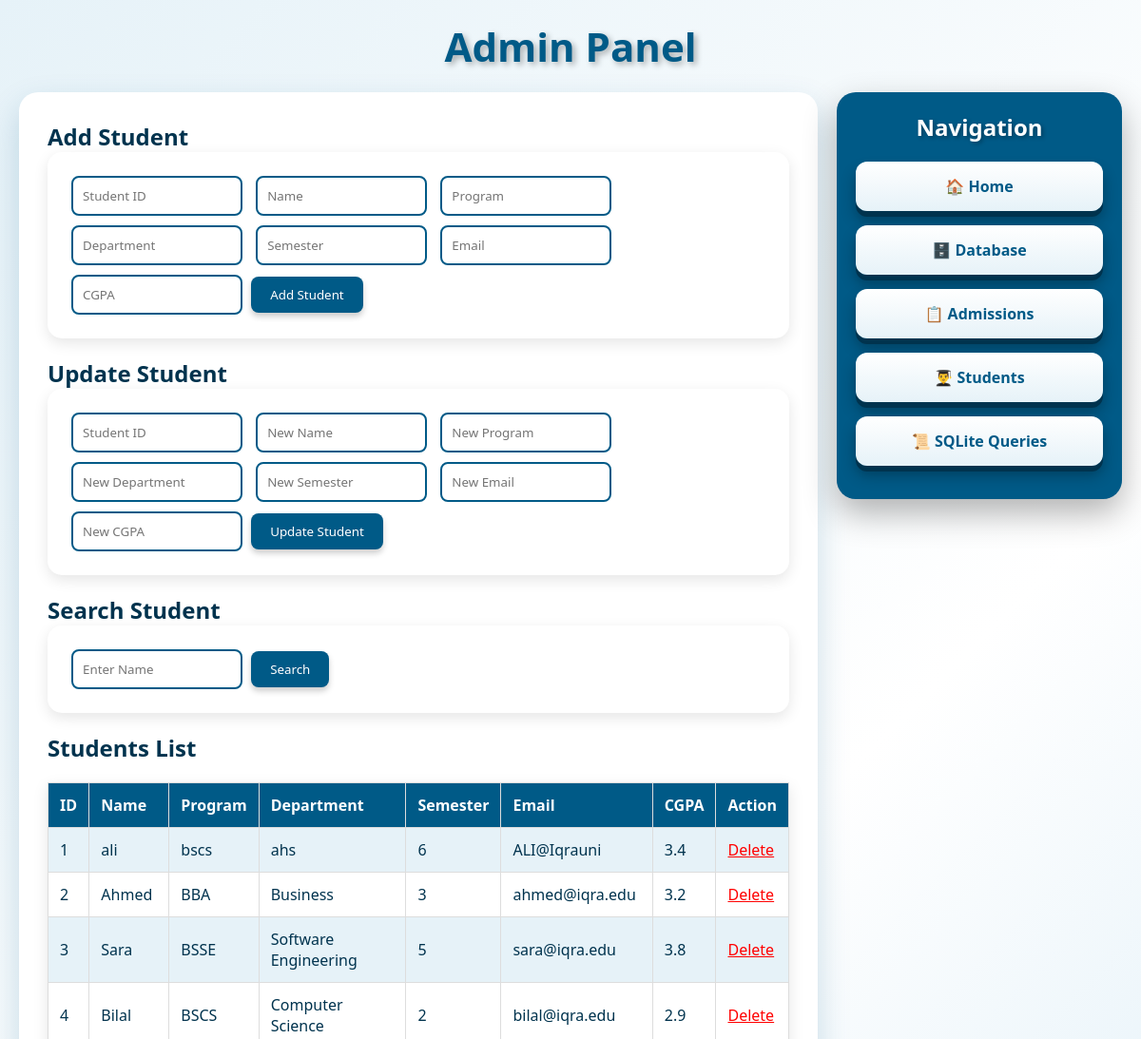
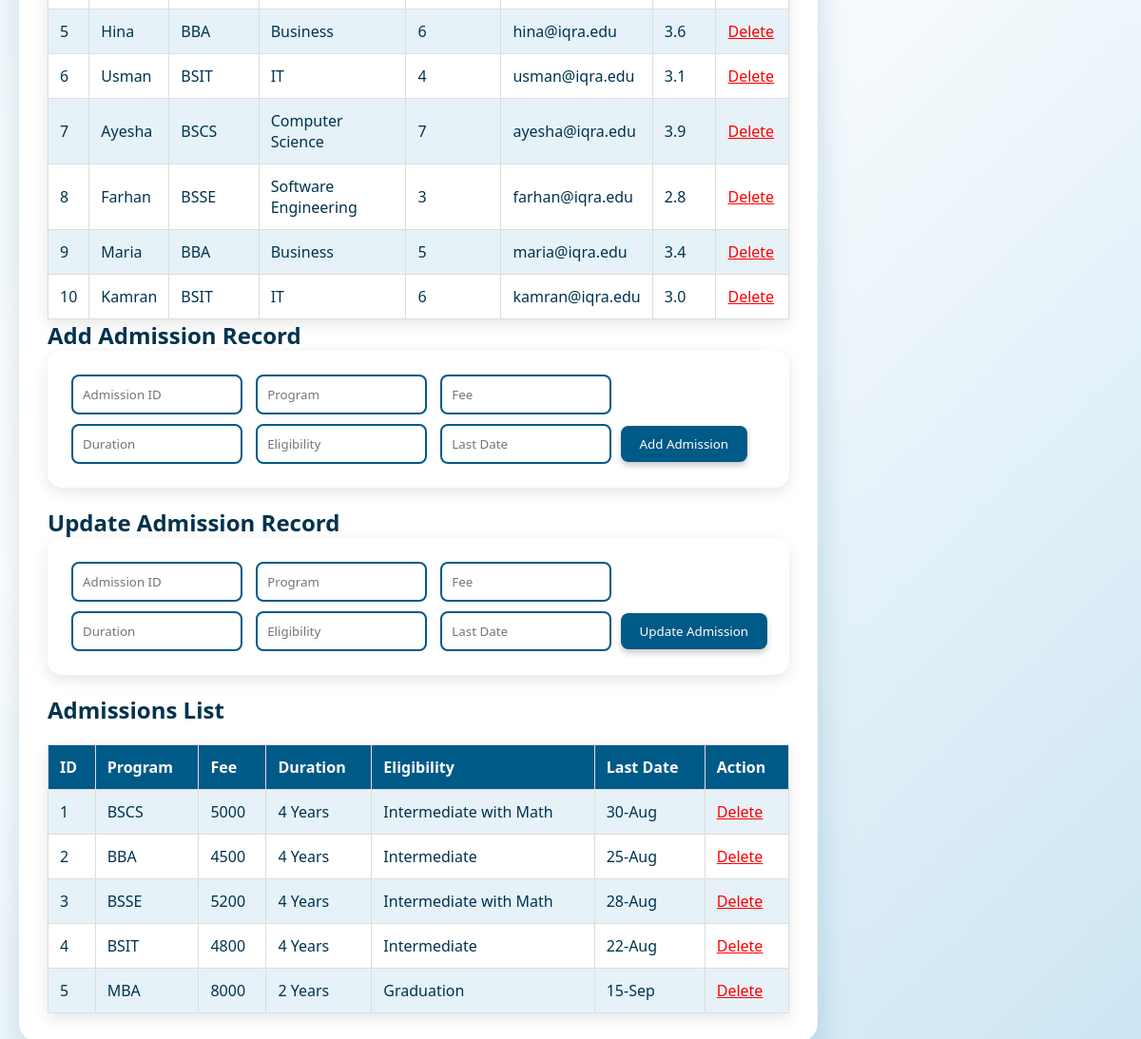
The page /admin on the database its author committed (2 pictures, top to bottom).
### tables this page shows
CREATE TABLE Students (
            StudentID INTEGER PRIMARY KEY,
            Name TEXT,
            Program TEXT,
            Department TEXT,
            Semester INTEGER,
            Email TEXT,
            CGPA REAL
        );

CREATE TABLE Admissions (
            AdmissionID INTEGER PRIMARY KEY,
            Program TEXT,
            Fee INTEGER,
            Duration TEXT,
            Eligibility TEXT,
            LastDate TEXT
        );

### app.py (the view)
@app.route("/admin")
def admin():
    conn = get_db()
    c = conn.cursor()
    c.execute("SELECT * FROM Students")
    students = c.fetchall()
    c.execute("SELECT * FROM Admissions")
    admissions = c.fetchall()
    conn.close()
    return render_template("admin.html", students=students, admissions=admissions)

### app.py (called while the page is built)
def get_db():
    conn = sqlite3.connect(DATABASE)
    conn.row_factory = sqlite3.Row
    return conn

### templates/admin.html (shortened to what this page needs)
<!DOCTYPE html>
<html lang="en">
<head>
    <link rel="stylesheet" href="{{ url_for('static', filename='css/style.css') }}">
</head>
<body>
    <h1 class="main-heading">Admin Panel</h1>
    <div class="container">
        <div class="main-area">
            <h2>Add Student</h2>
            <form class="form-box" action="/add_student" method="POST">
                <input type="text" name="sid" placeholder="Student ID" required>
                <input type="text" name="name" placeholder="Name" required>
                <input type="text" name="program" placeholder="Program" required>
                <input type="text" name="dept" placeholder="Department" required>
                <input type="number" name="semester" placeholder="Semester" required>
                <input type="email" name="email" placeholder="Email" required>
                <input type="text" name="cgpa" placeholder="CGPA" required>
                <button type="submit" class="action-btn">Add Student</button>
            </form>
            <h2>Update Student</h2>
            <form class="form-box" action="/update_student" method="POST">
                <input type="text" name="sid" placeholder="Student ID" required>
                <input type="text" name="name" placeholder="New Name" required>
                <input type="text" name="program" placeholder="New Program" required>
                <input type="text" name="dept" placeholder="New Department" required>
                <input type="number" name="semester" placeholder="New Semester" required>
                <input type="email" name="email" placeholder="New Email" required>
                <input type="text" name="cgpa" placeholder="New CGPA" required>
                <button type="submit" class="action-btn">Update Student</button>
            </form>
            <h2>Search Student</h2>
            <form class="form-box" action="/search_student" method="POST">
                <input type="text" name="name" placeholder="Enter Name" required>
                <button type="submit" class="action-btn">Search</button>
            </form>
            <h2>Students List</h2>
            <table>
                <tr>
                    <th>ID</th><th>Name</th><th>Program</th><th>Department</th><th>Semester</th><th>Email</th><th>CGPA</th><th>Action</th>
                </tr>
                {% for s in students %}
                <tr>
                    <td>{{ s.StudentID }}</td>
                    <td>{{ s.Name }}</td>
                    <td>{{ s.Program }}</td>
                    <td>{{ s.Department }}</td>
                    <td>{{ s.Semester }}</td>
                    <td>{{ s.Email }}</td>
                    <td>{{ s.CGPA }}</td>
                    <td><a href="/delete_student/{{ s.StudentID }}" style="color:red;">Delete</a></td>
                </tr>
                {% endfor %}
            </table>
            <h2>Add Admission Record</h2>
            <form class="form-box" action="/add_admission" method="POST">
                <input type="text" name="aid" placeholder="Admission ID" required>
                <input type="text" name="program" placeholder="Program" required>
                <input type="number" name="fee" placeholder="Fee" required>
                <input type="text" name="duration" placeholder="Duration" required>
                <input type="text" name="eligibility" placeholder="Eligibility" required>
                <input type="text" name="lastdate" placeholder="Last Date" required>
                <button type="submit" class="action-btn">Add Admission</button>
            </form>
            <h2>Update Admission Record</h2>
            <form class="form-box" action="/update_admission" method="POST">
                <input type="text" name="aid" placeholder="Admission ID" required>
                <input type="text" name="program" placeholder="Program" required>
                <input type="number" name="fee" placeholder="Fee" required>
                <input type="text" name="duration" placeholder="Duration" required>
                <input type="text" name="eligibility" placeholder="Eligibility" required>
                <input type="text" name="lastdate" placeholder="Last Date" required>
                <button type="submit" class="action-btn">Update Admission</button>
            </form>
            <h2>Admissions List</h2>
            <table>
                <tr>
                    <th>ID</th><th>Program</th><th>Fee</th><th>Duration</th><th>Eligibility</th><th>Last Date</th><th>Action</th>
                </tr>
                {% for a in admissions %}
                <tr>
                    <td>{{ a.AdmissionID }}</td>
                    <td>{{ a.Program }}</td>
                    <td>{{ a.Fee }}</td>
                    <td>{{ a.Duration }}</td>
                    <td>{{ a.Eligibility }}</td>
                    <td>{{ a.LastDate }}</td>
                    <td><a href="/delete_admission/{{ a.AdmissionID }}" style="color:red;">Delete</a></td>
                </tr>
                {% endfor %}
            </table>
        </div>
        <div class="side-panel">
            <h2>Navigation</h2>
            <a href="/" class="btn-3d">🏠 Home</a>
            <a href="/database" class="btn-3d">🗄️ Database</a>
            <a href="/admissions" class="btn-3d">📋 Admissions</a>
            <a href="/students" class="btn-3d">👨‍🎓 Students</a>
            <a href="/queries" class="btn-3d">📜 SQLite Queries</a>
        </div>
    </div>
</body>
</html>

### static/css/style.css (style rules this page uses)
:root { --iqra-blue: #005a87; --iqra-dark: #00334e; --iqra-light: #e6f2f8; --white: #ffffff; --gold: #ffd700; }
* { margin: 0; padding: 0; box-sizing: border-box; font-family: 'Segoe UI', Tahoma, Geneva, Verdana, sans-serif; }
body { background: linear-gradient(135deg, #e6f2f8, #ffffff, #cce5f3); min-height: 100vh; color: var(--iqra-dark); }
.main-heading { text-align: center; color: var(--iqra-blue); font-size: 42px; font-weight: bold; text-shadow: 3px 3px 6px rgba(0,0,0,0.3); margin-top: 20px; animation: bounce 2s infinite; }
.container { display: flex; padding: 20px; gap: 20px; }
.main-area { flex: 3; background: var(--white); border-radius: 20px; padding: 30px; box-shadow: 0 15px 35px rgba(0,90,135,0.2); }
.side-panel { flex: 1; background: var(--iqra-blue); border-radius: 20px; padding: 20px; box-shadow: 0 15px 35px rgba(0,0,0,0.3); height: fit-content; }
.side-panel h2 { color: var(--white); text-align: center; margin-bottom: 20px; text-shadow: 2px 2px 4px rgba(0,0,0,0.3); }
.btn-3d { display: block; width: 100%; padding: 15px; margin-bottom: 15px; background: linear-gradient(180deg, #ffffff, #e6f2f8); color: var(--iqra-blue); text-decoration: none; text-align: center; border-radius: 12px; font-weight: bold; font-size: 16px; box-shadow: 0 6px 0 var(--iqra-dark), 0 10px 15px rgba(0,0,0,0.3); transition: all 0.2s ease; border: none; cursor: pointer; }
table { width: 100%; border-collapse: collapse; margin-top: 20px; box-shadow: 0 5px 15px rgba(0,0,0,0.1); }
th, td { padding: 12px; text-align: left; border: 1px solid #ddd; }
th { background: var(--iqra-blue); color: white; }
tr:nth-child(even) { background: var(--iqra-light); }
.form-box { background: white; padding: 20px; border-radius: 15px; margin-bottom: 20px; box-shadow: 0 5px 15px rgba(0,0,0,0.1); }
input, select { padding: 10px; margin: 5px; border: 2px solid var(--iqra-blue); border-radius: 8px; width: 180px; }
.action-btn { padding: 10px 20px; background: var(--iqra-blue); color: white; border: none; border-radius: 8px; cursor: pointer; box-shadow: 0 4px 6px rgba(0,0,0,0.2); transition: transform 0.2s; }

### rows shown on the page
Students: StudentID "1", Name "ali", Program "bscs", Department "ahs", Semester "6", Email "ALI@Iqrauni", CGPA "3.4"
Students: StudentID "2", Name "Ahmed", Program "BBA", Department "Business", Semester "3", Email "ahmed@iqra.edu", CGPA "3.2"
Students: StudentID "3", Name "Sara", Program "BSSE", Department "Software Engineering", Semester "5", Email "sara@iqra.edu", CGPA "3.8"
Students: StudentID "4", Name "Bilal", Program "BSCS", Department "Computer Science", Semester "2", Email "bilal@iqra.edu", CGPA "2.9"
Students: StudentID "5", Name "Hina", Program "BBA", Department "Business", Semester "6", Email "hina@iqra.edu", CGPA "3.6"
Students: StudentID "6", Name "Usman", Program "BSIT", Department "IT", Semester "4", Email "usman@iqra.edu", CGPA "3.1"
Students: StudentID "7", Name "Ayesha", Program "BSCS", Department "Computer Science", Semester "7", Email "ayesha@iqra.edu", CGPA "3.9"
Students: StudentID "8", Name "Farhan", Program "BSSE", Department "Software Engineering", Semester "3", Email "farhan@iqra.edu", CGPA "2.8"
Students: StudentID "9", Name "Maria", Program "BBA", Department "Business", Semester "5", Email "maria@iqra.edu", CGPA "3.4"
Students: StudentID "10", Name "Kamran", Program "BSIT", Department "IT", Semester "6", Email "kamran@iqra.edu", CGPA "3.0"
Admissions: AdmissionID "1", Program "BSCS", Fee "5000", Duration "4 Years", Eligibility "Intermediate with Math", LastDate "30-Aug"
Admissions: AdmissionID "2", Program "BBA", Fee "4500", Duration "4 Years", Eligibility "Intermediate", LastDate "25-Aug"
Admissions: AdmissionID "3", Program "BSSE", Fee "5200", Duration "4 Years", Eligibility "Intermediate with Math", LastDate "28-Aug"
Admissions: AdmissionID "4", Program "BSIT", Fee "4800", Duration "4 Years", Eligibility "Intermediate", LastDate "22-Aug"
Admissions: AdmissionID "5", Program "MBA", Fee "8000", Duration "2 Years", Eligibility "Graduation", LastDate "15-Sep"
